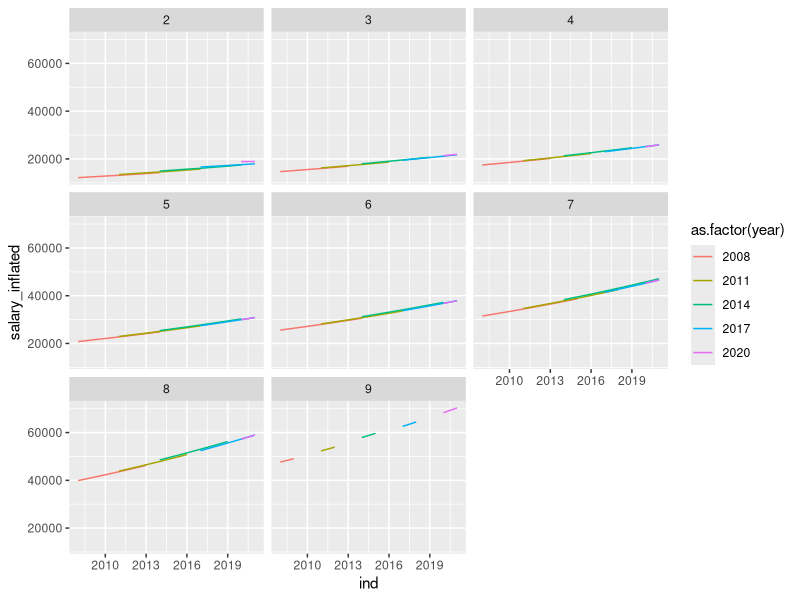

Generate this figure with R:
###

library(dplyr)
library(readr)
library(ggplot2)

# load the salaries, spine points and years
scales <- read_csv("national_pay_scale_processed.csv")

# load St Andrews grades
grades <- read_csv("grades.csv")
colnames(grades) <- c("point", "grade")

# CPIH
inflation <- read_csv("series-070322.csv", skip=8, col_names=FALSE)
names(inflation) <- c("year", "inflation")

# merge them
dat <- merge(scales, grades)
dat <- merge(dat, inflation)

# inflation as proportion
dat$inflation <- dat$inflation/100
dat$salary_inflated <- dat$salary * dat$inflation

dat <- dat %>%
  group_by(grade) %>%
  # make index for plotting
  mutate(ind = point - min(point) + year) %>%
  # only print some years
  filter(year %in% seq(2008, 2021, by=3)) %>%
  # only print reasonable years
  filter(ind %in% 2008:2021)


# check
ggplot(dat) +
  geom_line(aes(x=ind, y=salary_inflated,
                group=as.factor(year), colour=as.factor(year))) +
  facet_wrap(~grade)



